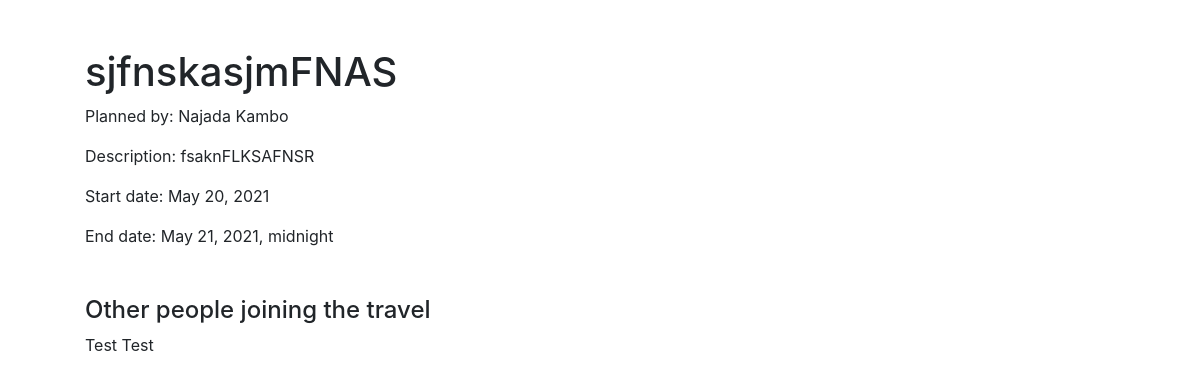
Page /travels/destination/2 on the committed database.
### login_app/models.py (models this page shows)
class Trip(models.Model):
    destination = models.CharField(max_length=255)
    description = models.TextField()
    user = models.ForeignKey(User, related_name="created_trips", on_delete = models.CASCADE)
    travelers = models.ManyToManyField(User, related_name="trips")
    start_date = models.DateField()
    end_date = models.DateTimeField()
    created_at = models.DateTimeField(auto_now_add=True)
    updated_at = models.DateTimeField(auto_now=True)
    objects = TripManager()

class User(models.Model):
    first_name = models.CharField(max_length=45)
    last_name = models.CharField(max_length=45)
    email = models.EmailField(unique=True)
    password = models.CharField(max_length=255)
    created_at = models.DateTimeField(auto_now_add=True)
    updated_at = models.DateTimeField(auto_now=True)
    objects = UserManager()

### login_app/views.py (the view)
# urls.py: path('travels/destination/<int:id>', views.destination),
def destination(request, id):
    trip = Trip.objects.get(id=id)
    context = {
        'trip': trip
    }
    return render(request, 'show.html', context)

### login_app/templates/show.html
{% extends 'base.html' %}
{% block content %}
<h1>{{trip.destination}}</h1>
<p>Planned by: {{trip.user.first_name}} {{trip.user.last_name}}</p>
<p>Description: {{trip.description}}</p>
<p>Start date: {{trip.start_date}}</p>
<p>End date: {{trip.end_date}}</p>
<h4 class="mt-5">Other people joining the travel</h4>
{% for user in trip.travelers.all %}
{% if user.id != trip.user.id %}
<p>{{user.first_name}} {{user.last_name}}</p>
{% endif %}
{% endfor %}
{% endblock %}

### rows in the picture
Trip: destination "sjfnskasjmFNAS", user.first_name "Najada", user.last_name "Kambo", description "fsaknFLKSAFNSR", start_date "May 20, 2021", end_date "May 21, 2021, midnight"
User: first_name "Test", last_name "Test"
